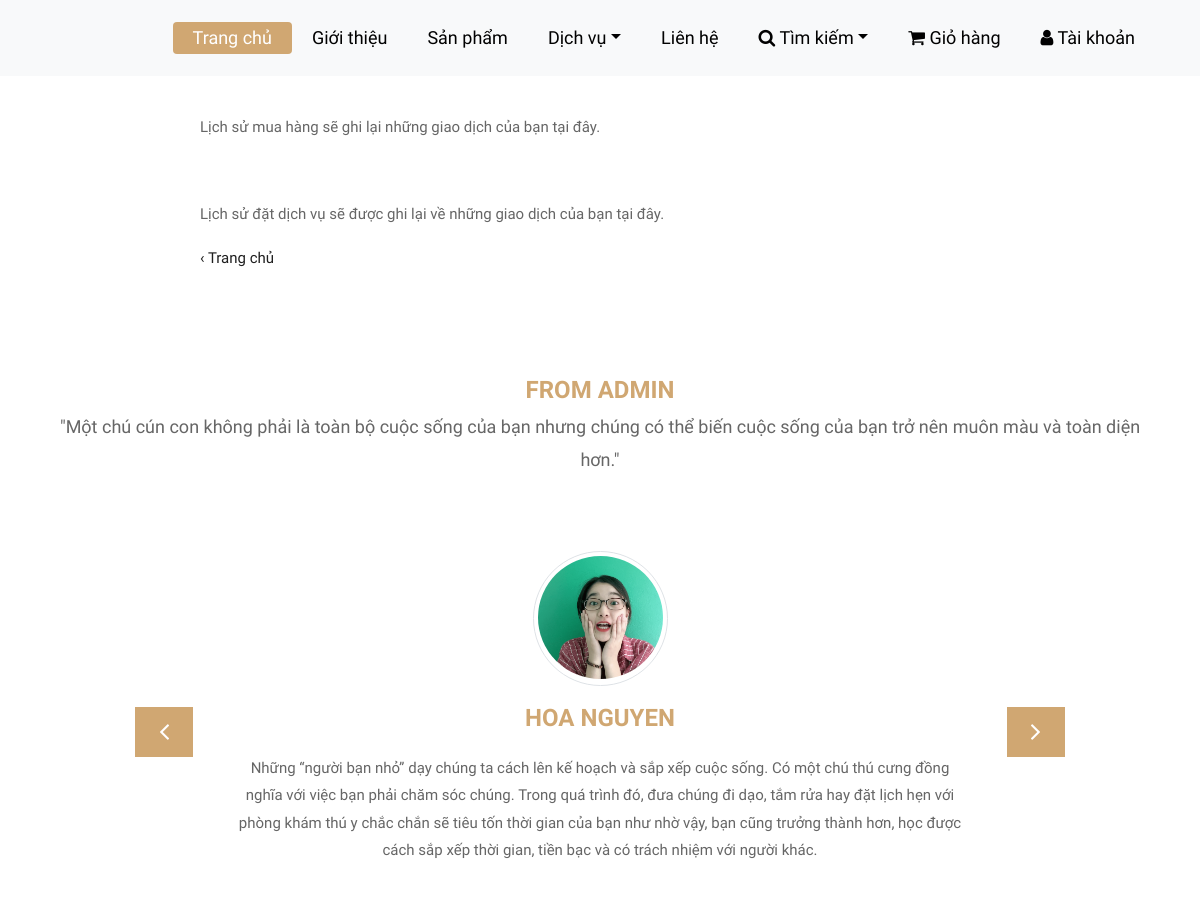
Before: /lichsumuahang.php (signed in, upper part) with the older database file.
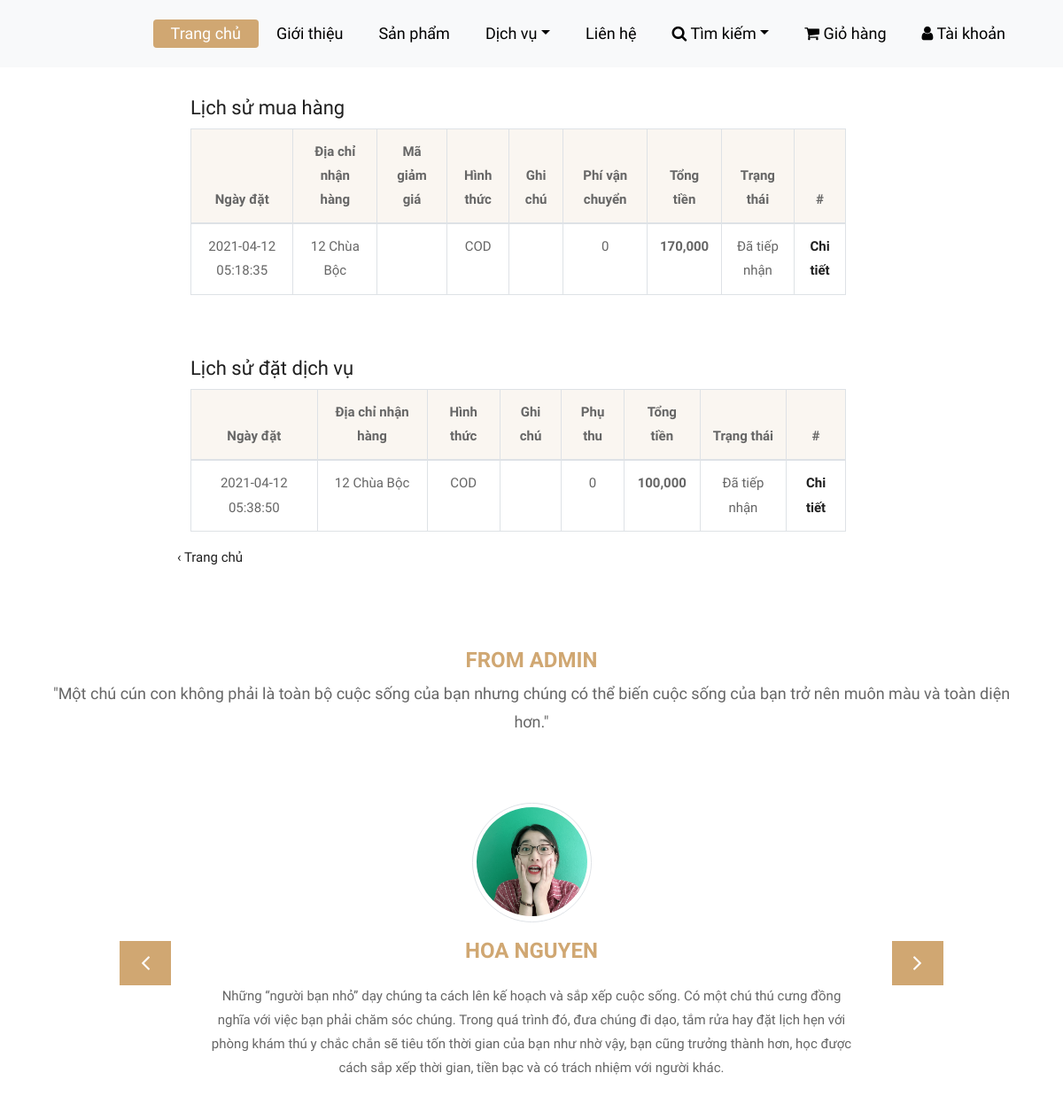
After: the same page with the newer database file.
### tables this page shows
CREATE TABLE `tbl_don_hang` (
  `id_don_hang` int(11) NOT NULL,
  `id_khach_hang` int(11) DEFAULT NULL,
  `email` varchar(255) NOT NULL,
  `phi_van_chuyen` int(11) DEFAULT NULL,
  `ma_giam_gia` varchar(20) DEFAULT NULL,
  `tong_tien` float(255,0) DEFAULT NULL,
  `trang_thai` int(4) DEFAULT 1,
  `ten_khach_hang` varchar(255) DEFAULT NULL,
  `dia_chi_nhan_hang` varchar(255) DEFAULT NULL,
  `hinh_thuc_mua_hang` varchar(255) DEFAULT NULL,
  `ghi_chu` varchar(255) DEFAULT NULL,
  `dien_thoai` varchar(11) NOT NULL,
  `ngay_dat` timestamp NOT NULL DEFAULT current_timestamp() ON UPDATE current_timestamp()
);

CREATE TABLE `tbl_don_dich_vu` (
  `id_don_hang` int(11) NOT NULL,
  `id_khach_hang` int(11) DEFAULT -1,
  `phu_thu` int(11) DEFAULT 0,
  `tong_tien` int(11) DEFAULT 0,
  `ten_khach_hang` text NOT NULL,
  `dia_chi` text DEFAULT NULL,
  `so_dien_thoai` int(11) NOT NULL,
  `trang_thai` int(1) NOT NULL DEFAULT 1,
  `hinh_thuc_mua_hang` varchar(11) DEFAULT NULL,
  `ghi_chu` varchar(255) DEFAULT NULL,
  `email` varchar(50) DEFAULT NULL,
  `ngay_dat` timestamp NULL DEFAULT NULL
);

### lichsumuahang.php (the view, shortened to what this page needs)
<!DOCTYPE html>
<html lang="en">
<head>
    <link href="css/main.css" rel="stylesheet" />
    <link rel="stylesheet" href="css/bootstrap.min.css">
    <link rel="stylesheet" href="css/style.css">
	<link rel="stylesheet" href="css/style1.css">
    <link rel="stylesheet" href="css/responsive.css">
    <link rel="stylesheet" href="css/custom.css">
	<link rel="stylesheet" type="text/css" href="css/font-awesome/css/font-awesome.min.css">
	<link href="css/boxicons/css/boxicons.min.css" rel="stylesheet">
	<link rel="stylesheet" type="text/css" href="css/css3.css">
</head>
<body data-aos-easing="ease-in-out" data-aos-duration="1000" data-aos-delay="0">
    <?php
	include("public/ketnoi.php");
	include("layout/header.php");
	?>
	<div class="row" style="width: 100%;">
		<span class="col-2"></span>
		<span class="col-8">
			<br><br>
	<?php
	if (isset($_SESSION["id-user"]))
	{
		$sql="select * from tbl_don_hang where id_khach_hang='".$_SESSION["id-user"]."' order by id_don_hang asc";
		$result=$con->query($sql);
		if($result->num_rows>0)
		{
	?>
			<div class="container">
				<br><br>
 				<h2>Lịch sử mua hàng</h2>
				<div class="table-responsive">
   					<table style="text-align: center;" class="table table-bordered">
						<thead>
							<tr style="background-color: rgba(208, 167, 114,0.1)">
								<th>Ngày đặt</th>
								<th>Địa chỉ nhận hàng</th>
								<th>Mã giảm giá</th>
								<th>Hình thức</th>
								<th>Ghi chú</th>
								<th>Phí vận chuyển</th>
								<th>Tổng tiền</th>
								<th>Trạng thái</th>
								<th>#</th>
							</tr>
						</thead>
						<tbody>
							<tr>
			<?php
			while($row=$result->fetch_assoc())
			{
			?>
								<td><?php echo $row['ngay_dat']?></td>
								<td><?php echo $row['dia_chi_nhan_hang']?></td>
								<td><?php echo $row['ma_giam_gia']?></td>
								<td><?php echo $row['hinh_thuc_mua_hang']; ?></td>
								<td><?php echo $row['ghi_chu']?></td>
								<td><?php echo number_format($row['phi_van_chuyen'])?></td>
								<td><b><?php echo number_format($row['tong_tien'])?></b></td>
								<td><?php
				if($row['trang_thai']==1) echo "Đã tiếp nhận";
									?>
								</td>
								<td><a href="chitietlichsu.php?&id=<?php echo $row['id_don_hang']?>"><b>Chi tiết</b></a></td>
							</tr>
			<?php
			}
			?>
						</tbody>
					</table>
				</div>
			</div>
		<?php
		}
		else echo "<p style='margin-top: 60px;'>Lịch sử mua hàng sẽ ghi lại những giao dịch của bạn tại đây.<p>";
	}
	else echo "<p>Lịch sử mua hàng sẽ ghi lại những giao dịch của bạn tại đây.<p>";
		?>
	<?php
	if (isset($_SESSION["id-user"]))
	{
		$sql="select * from tbl_don_dich_vu where id_khach_hang='".$_SESSION["id-user"]."' order by id_don_hang asc";
		$result=$con->query($sql);
		if($result->num_rows>0)
		{
	?>
			<div class="container">
				<br><br>
 				<h2>Lịch sử đặt dịch vụ</h2>
				<div class="table-responsive">
   					<table style="text-align: center;" class="table table-bordered">
						<thead>
							<tr style="background-color: rgba(208, 167, 114,0.1)">
								<th>Ngày đặt</th>
								<th>Địa chỉ nhận hàng</th>
								<th>Hình thức</th>
								<th>Ghi chú</th>
								<th>Phụ thu</th>
								<th>Tổng tiền</th>
								<th>Trạng thái</th>
								<th>#</th>
							</tr>
						</thead>
						<tbody>
							<tr>
			<?php
			while($row=$result->fetch_assoc())
			{
			?>
								<td><?php echo $row['ngay_dat']?></td>
								<td><?php echo $row['dia_chi']?></td>
								<td><?php echo $row['hinh_thuc_mua_hang']; ?></td>
								<td><?php echo $row['ghi_chu']?></td>
								<td><?php echo number_format($row['phu_thu'])?></td>
								<td><b><?php echo number_format($row['tong_tien'])?></b></td>
								<td><?php
				if($row['trang_thai']==1) echo "Đã tiếp nhận";
									?>
								</td>
								<td><a href="chitietlichsu2.php?&id=<?php echo $row['id_don_hang']?>"><b>Chi tiết</b></a></td>
							</tr>
			<?php
			}
			?>
						</tbody>
					</table>
				</div>
			</div>
		<?php
		}
		else echo "<p style='margin-top: 60px;'>Lịch sử đặt dịch vụ sẽ được ghi lại về những giao dịch của bạn tại đây.<p>";
	}
	else echo "<p>Lịch sử mua hàng sẽ ghi lại những giao dịch của bạn tại đây.<p>";
		?>
			<a href="index.php">&lsaquo; Trang chủ</a>
		</span>
		<span class="col-2"></span>
	</div>
	<?php
	include_once 'layout/fromAdmin.php';
	?>
</body>
</html>

### layout/header.php (shortened to what this page needs)
<header class="top-navbar">
			<?php
			$sqlHienTheTag = "SELECT * FROM tag ORDER BY luot_xem DESC  LIMIT 8";
			$resultHienTheTag=$con->query($sqlHienTheTag);
				?>
		<nav class="navbar navbar-expand-lg navbar-light bg-light">
			<div class="container">
				<div class="collapse navbar-collapse" id="navbars-rs-food">
					<ul class="navbar-nav ml-auto">
						<li class="nav-item active"><a class="nav-link" href="index.php">Trang chủ</a></li>
						<li class="nav-item"><a class="nav-link" href="about.php">Giới thiệu</a></li>
						<li class="nav-item"><a class="nav-link" href="menu.php">Sản phẩm</a></li>
						<li class="nav-item dropdown">
							<a class="nav-link dropdown-toggle" href="dichvu.php" id="dropdown-a" data-toggle="dropdown">Dịch vụ</a>
						</li>
						<li class="nav-item"><a class="nav-link" href="contact.php">Liên hệ</a></li>
						<li class="nav-item dropdown">
							<a class="nav-link dropdown-toggle" id="dropdown-a" data-toggle="dropdown"><i class="fa fa-search"></i > Tìm kiếm</a>
						</li>
						<li class="nav-item"><a <?php if(isset($_SESSION["giohang"]) or isset($_SESSION["giohang2"])) echo "style='color:red;'" ?> href="giohang.php" onClick="dongFrom('formDangNhap');" class="nav-link"><i class="fa fa-shopping-cart"></i> Giỏ hàng</a></li>
						<li class="nav-item"><a onClick="hienthiform('formDangNhap');" class="nav-link"><i class="fa fa-user"></i> Tài khoản</a></li>
					</ul>
				</div>
			</div>
		</nav>
	</header>

### layout/fromAdmin.php (shortened to what this page needs)
<div class="customer-reviews-box">
		<div class="container">
			<div class="row">
				<div class="col-lg-12">
					<div class="heading-title text-center">
						<h5 class="mt-4 mb-0"><strong class="text-warning text-uppercase">FROM ADMIN</strong></h5>
						<p>"Một chú cún con không phải là toàn bộ cuộc sống của bạn nhưng chúng có thể biến cuộc sống của bạn trở nên muôn màu và toàn diện hơn."</p>
					</div>
				</div>
			</div>
			<div class="row">
				<div class="col-md-8 mr-auto ml-auto text-center">
					<div id="reviews" class="carousel slide" data-ride="carousel">
						<div class="carousel-inner mt-4">
							<div class="carousel-item text-center active">
								<div class="img-box p-1 border rounded-circle m-auto">
									<img class="d-block w-100 rounded-circle" src="images/hoa.png" alt="" style="width: 100%; height:auto">
								</div>
								<h5 class="mt-4 mb-0"><strong class="text-warning text-uppercase">HOA NGUYEN</strong></h5>
								<p class="m-0 pt-3">Những “người bạn nhỏ” dạy chúng ta cách lên kế hoạch và sắp xếp cuộc sống. Có một chú thú cưng đồng nghĩa với việc bạn phải chăm sóc chúng. Trong quá trình đó, đưa chúng đi dạo, tắm rửa hay đặt lịch hẹn với phòng khám thú y chắc chắn sẽ tiêu tốn thời gian của bạn như nhờ vậy, bạn cũng trưởng thành hơn, học được cách sắp xếp thời gian, tiền bạc và có trách nhiệm với người khác.</p>
							</div>
						</div>
						<a class="carousel-control-prev" href="#reviews" role="button" data-slide="prev">
							<i class="fa fa-angle-left" aria-hidden="true"></i>
						</a>
						<a class="carousel-control-next" href="#reviews" role="button" data-slide="next">
							<i class="fa fa-angle-right" aria-hidden="true"></i>
						</a>
                    </div>
				</div>
			</div>
		</div>
	</div>

### css/main.css (style rules this page uses)
html { line-height: 1.15; -ms-text-size-adjust: 100%; -webkit-text-size-adjust: 100%; }
body { margin: 0; }
article, aside, footer, header, nav, section { display: block; }
a { background-color: transparent; -webkit-text-decoration-skip: objects; }
b, strong { font-weight: inherit; }
b, strong { font-weight: bolder; }
img { border-style: none; }
html { height: 100%; }
* { box-sizing: border-box; }
nav { background-color:#1abc9c; }
nav ul { margin:0; padding:0; list-style-type:none; }
nav li { display:inline-block; }
nav li a { display:inline-block; text-decoration:none; color:rgb(19, 15, 15); padding:0px 16px; }

### css/style.css (style rules this page uses)
body { color: #666666; font-size: 15px; font-family: 'Athiti', sans-serif; line-height: 1.80857; }
a { color: #1f1f1f; text-decoration: none !important; outline: none !important; -webkit-transition: all .3s ease-in-out; -moz-transition: all .3s ease-in-out; -ms-transition: all .3s ease-in-out; -o-transition: all .3s ease-in-out; transition: all .3s ease-in-out; }
h1, h2, h3, h4, h5, h6 { letter-spacing: 0; font-weight: normal; position: relative; padding: 0 0 10px 0; font-weight: normal; line-height: 120% !important; color: #1f1f1f; margin: 0 }
h2 { font-size: 22px }
h5 { font-size: 14px }
a { color: #1f1f1f; text-decoration: none; outline: none; }
a, .btn { text-decoration: none !important; outline: none !important; -webkit-transition: all .3s ease-in-out; -moz-transition: all .3s ease-in-out; -ms-transition: all .3s ease-in-out; -o-transition: all .3s ease-in-out; transition: all .3s ease-in-out; }
ul, li, ol { list-style: none; margin: 0px; padding: 0px; }
.top-navbar { position: relative; z-index: 10; }
.top-navbar .navbar { padding: 15px 0px; position: fixed; width: 100%; transition: height .3s ease-out, background .3s ease-out, box-shadow .3s ease-out; -webkit-transform: translate3d(0, 0, 0); transform: translate3d(0, 0, 0); z-index: 100; }
.top-navbar .navbar-light .navbar-nav .nav-link { color: #010101; font-size: 18px; padding: 0px 20px; border-radius: 4px; }
.top-navbar .navbar-light .navbar-nav .nav-item.active .nav-link { background: #d0a772; color: #ffffff; border-radius: 4px; }
.heading-title { margin-bottom: 50px; }
.heading-title p { font-size: 18px; font-weight: 200; margin: 0px; }
.customer-reviews-box { padding: 70px 0px; }
.carousel-inner .carousel-item .img-box { width: 135px; height: 135px; }
.carousel-control-prev { left: -100px; }
.carousel-control-next { right: -100px; }
.text-warning { color: #d0a772 !important; font-size: 24px; }
#reviews .carousel-control-prev { background: #d0a772; color: #ffffff; display: block; position: absolute; width: 8%; height: 50px; top: 50%; font-size: 28px; opacity: 1; }
#reviews .carousel-control-next { background: #d0a772; color: #ffffff; display: block; position: absolute; width: 8%; height: 50px; top: 50%; font-size: 28px; opacity: 1; }

### css/css3.css (style rules this page uses)
a { cursor: pointer; }

Changed rows visible on the page:
added tbl_don_hang: ngay_dat "2021-04-12 05:18:35", dia_chi_nhan_hang "12 Chùa Bộc", hinh_thuc_mua_hang "COD", phi_van_chuyen "0", tong_tien "170,000", trang_thai "Đã tiếp nhận"
added tbl_don_dich_vu: ngay_dat "2021-04-12 05:38:50", dia_chi "12 Chùa Bộc", hinh_thuc_mua_hang "COD", phu_thu "0", tong_tien "100,000", trang_thai "Đã tiếp nhận"
Other visible differences:
text no longer shown: "Lịch sử mua hàng sẽ ghi lại những giao dịch của bạn tại đây. Lịch sử đặt dịch vụ sẽ được ghi lại về những giao dịch của bạn tại đây."
text now shown: "Lịch sử mua hàng Ngày đặt Địa chỉ nhận hàng Mã giảm giá Hình thức Ghi chú Phí vận chuyển Tổng tiền Trạng thái # Lịch sử đặt dịch vụ Ngày đặt Địa chỉ nhận hàng Hình thức Ghi chú Phụ thu Tổng tiền Trạng thái #"
